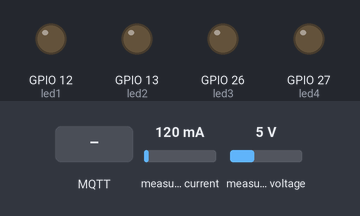
Simulated run of this sketch. Board: ESP32. Parts: output pins drawn as LEDs (lit = HIGH). The inputs (shaded band) are chosen by the test bench; at power-on: measured current 120 mA, measured voltage 5 V. WiFi joins after 1.5 s; servers stay silent unless stated; random numbers use the default seed unless the sketch sets one; no MQTT or app messages arrive unless stated; what the sketch prints to the serial monitor is not drawn.

Above: at 2.7 s.
2.8 s: MQTT message "01" arrives on the first subscribed topic
At 3.9 s:
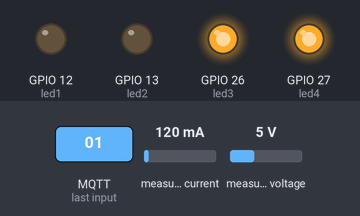
4.4 s: MQTT message "10" arrives on the first subscribed topic
At 5.6 s:
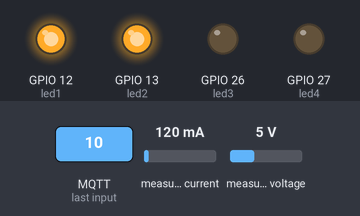
6.1 s: MQTT message "11" arrives on the first subscribed topic
At 7.3 s:
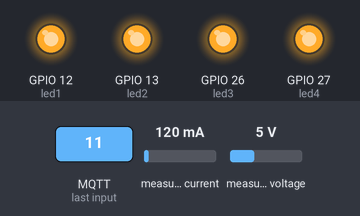
7.7 s: MQTT message "0" arrives on the first subscribed topic
At 9.0 s:
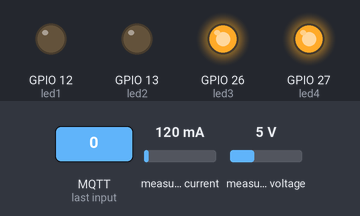
9.3 s: MQTT message "1" arrives on the first subscribed topic
At 10.7 s:
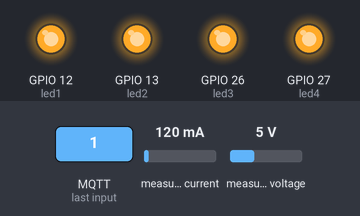
Timing chart, 0 to 11.9 s (numbered marks = the images above; inputs shaded):
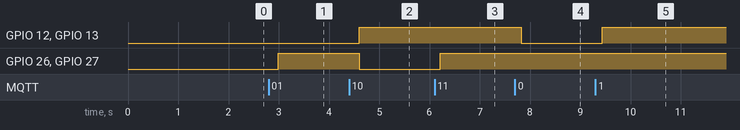

Measured:
- after the input at 2.8 s, GPIO 26 (led3), GPIO 27 (led4): LOW → HIGH after 0.19 s
- after the input at 4.4 s, GPIO 12 (led1), GPIO 13 (led2): LOW → HIGH after 0.20 s; GPIO 26 (led3), GPIO 27 (led4): HIGH → LOW after 0.20 s
- after the input at 6.1 s, GPIO 26 (led3), GPIO 27 (led4): LOW → HIGH after 0.11 s
- after the input at 7.7 s, GPIO 12 (led1), GPIO 13 (led2): HIGH → LOW after 0.13 s
- after the input at 9.3 s, GPIO 12 (led1), GPIO 13 (led2): LOW → HIGH after 0.14 s

The sketch:

fullcode.ino
```cpp
#include <WiFi.h>
#include <PubSubClient.h>
#include "EmonLib.h"
//#include "ACS712.h"

float KWH=0;
float totalenergyused=0;
float val=0;
int count=0;
int num=0;
int ledbulb1=0;
int ledbulb2=0;
int ledbulb3=0;
int ledbulb4=0;

int led1 = 12;
int led2 = 13;
int led3 = 26;
int led4 = 27;
const char* ssid = "FLEMING 4G";
const char* password = "Fleming#2023";
const char* mqtt_server = "broker.hivemq.com";

WiFiClient espClient;
PubSubClient client(espClient);   //
EnergyMonitor energy;
unsigned long lastMsg = 0;

//  Arduino UNO has 5.0 volt with a max ADC value of 1023 steps
//  ACS712 5A  uses 185 mV per A
//  ACS712 20A uses 100 mV per A
//  ACS712 30A uses  66 mV per A


//ACS712  ACS(A0, 3.3, 4095, 66);
//  ESP 32 example (might requires resistors to step down the logic voltage)
//  ACS712  ACS(34, 3.3, 4095, 185);

char msg[50];
char sbuf[15];

void setup_wifi() {
  delay(10);
  //We start by connecting to a WiFi network
  Serial.println();
  Serial.print("Connecting to ");
  Serial.println(ssid);
  WiFi.mode(WIFI_STA);          //station mode, access point-hotspot
  WiFi.begin(ssid, password);

  while (WiFi.status() != WL_CONNECTED) {
    delay(500);
    Serial.print(".");
  }

  randomSeed(micros());

  Serial.println("");
  Serial.println("WiFi connected");
  Serial.println("IP address: ");
  Serial.println(WiFi.localIP());
}

void callback(char* topic, byte* payload, unsigned int length)
{

 Serial.println();
  for (int i = 0; i < length; i++) {    //
    Serial.print((char)payload[i]);
    sbuf[i]=(char)payload[i];
  }

  if(strncmp(sbuf,"01",2)==0)
  {
    function0001();
    ledbulb1=1;
    ledbulb2=1;
    ledbulb3=0;
    ledbulb4=0;

    num=1;
  }
  else if(strncmp(sbuf,"10",2)==0)
  {
    function0010();
    ledbulb1=0;
    ledbulb2=0;
    ledbulb3=1;
    ledbulb4=1;
    num=1;
  }
  else if(strncmp(sbuf,"11",2)==0)
  {
    function0011();
   ledbulb1=1;
    ledbulb2=1;
    ledbulb3=1;
    ledbulb4=1;
    num=1;
  }

  else
  {
    function0000();
     ledbulb1=0;
    ledbulb2=0;
    ledbulb3=0;
    ledbulb4=0;
    num=0;
  }
}


void reconnect() {

  while (!client.connected()) {           // Loop until we're reconnected
    Serial.print("Attempting MQTT connection...");
    // Create a random client ID
    String clientId = "ESP8266Client-";
    clientId += String(random(0xffff), HEX);    // client id

    // Attempt to connect
    if (client.connect(clientId.c_str())) {   //
      Serial.println("connected");

      client.publish("Energymeter@123", "hello world");    // Once connected, publish an announcement...

      client.subscribe("Energymeter@123recive");    // ... and resubscribe
    } else {
      Serial.print("failed, rc=");
      Serial.print(client.state());             //
      Serial.println(" try again in 5 seconds");
      // Wait 5 seconds before retrying
      delay(5000);
    }
  }
}


void setup()
{

  Serial.begin(9600);
Serial.print("Connecting to ");
   setup_wifi();
  client.setServer(mqtt_server, 1883);
  client.setCallback(callback);
//
//  ACS.autoMidPoint();
//  Serial.print("MidPoint: ");
//  Serial.print(ACS.getMidPoint());
//  Serial.print(". Noise mV: ");
//  Serial.println(ACS.getNoisemV());
  pinMode(13,OUTPUT);
  pinMode(12, OUTPUT);
  pinMode(26, OUTPUT);
  pinMode(27, OUTPUT);


  energy.voltage(35, 592, 1.7);  // Voltage: input pin, calibration, phase_shift
  energy.current(34, 0.6);       // Current: input pin, calibration.

}


void loop()
{
  if (!client.connected()) {
    reconnect();
  }
  client.loop();

  energy.calcVI(20,2000);         // Calculate all. No.of half wavelengths (crossings), time-out

  float supplyVoltage   = energy.Vrms;             //extract Vrms into Variable
  float Irms            = (energy.Irms,2);             //extract Irms into Variable

 // starttime = micros();
 unsigned long microseconds = micros(); // get the current time in microseconds
  float hours = (float)microseconds / 3600000000.0; // convert microseconds to hours

//  Serial.print("Hours: ");
//  Serial.print(hours);


    if (hours>=0.01 && energy.Vrms>100)
{
  totalenergyused = (energy.Vrms*energy.Irms*hours)/1000;
  val+=totalenergyused;
  KWH=val/1000;
  //Serial.println("string");
}

//Serial.print("\t energy");
//Serial.println(energy.Vrms*energy.Irms*hours/1000,6);

int supply = energy.Vrms;
String Current = String(energy.Irms,2);
int Watt = energy.Vrms*energy.Irms;


//  String Current2 = String((ACS.mA_AC()-ACS.getNoisemV()),2);


  unsigned long now = millis();
  if (now - lastMsg > 30000) {
    lastMsg = now;
    sprintf(msg,"%d,%s,%d,%f,%d%d%d,%d%d%d",supply,Current,Watt,KWH,num,ledbulb4,ledbulb3,num,ledbulb2,ledbulb1);
   count++;
   if (count==24)
  {
    count=0;
    val=0;

  }

 // }
    Serial.print(msg);
    Serial.println();
    client.publish("Energymeter@123", msg);


//energy.calcVI(20,2000);         // Calculate all. No.of half wavelengths (crossings), time-out
//energy.serialprint();           // Print out all variables (realpower, apparent power, Vrms, Irms, power factor)
//
//  float realPower       = energy.realPower;        //extract Real Power into variable
//  float apparentPower   = energy.apparentPower;    //extract Apparent Power into variable
//  float powerFActor     = energy.powerFactor;      //extract Power Factor into Variable
//  float supplyVoltage   = energy.Vrms;             //extract Vrms into Variable
//  float Irms            = energy.Irms;

 delay(1000);
}
}

void function0000() {
  digitalWrite(led1, LOW);
  digitalWrite(led2, LOW);
  digitalWrite(led3, LOW);
  digitalWrite(led4, LOW);
}

void function0001() {
  digitalWrite(led1, LOW);
  digitalWrite(led2, LOW);
  digitalWrite(led3, HIGH);
  digitalWrite(led4, HIGH);
}

void function0010() {
  digitalWrite(led1, HIGH);
  digitalWrite(led2, HIGH);
  digitalWrite(led3, LOW);
  digitalWrite(led4, LOW);
}


void function0011() {
  digitalWrite(led1, HIGH);
  digitalWrite(led2, HIGH);
  digitalWrite(led3, HIGH);
  digitalWrite(led4, HIGH);
}
```
